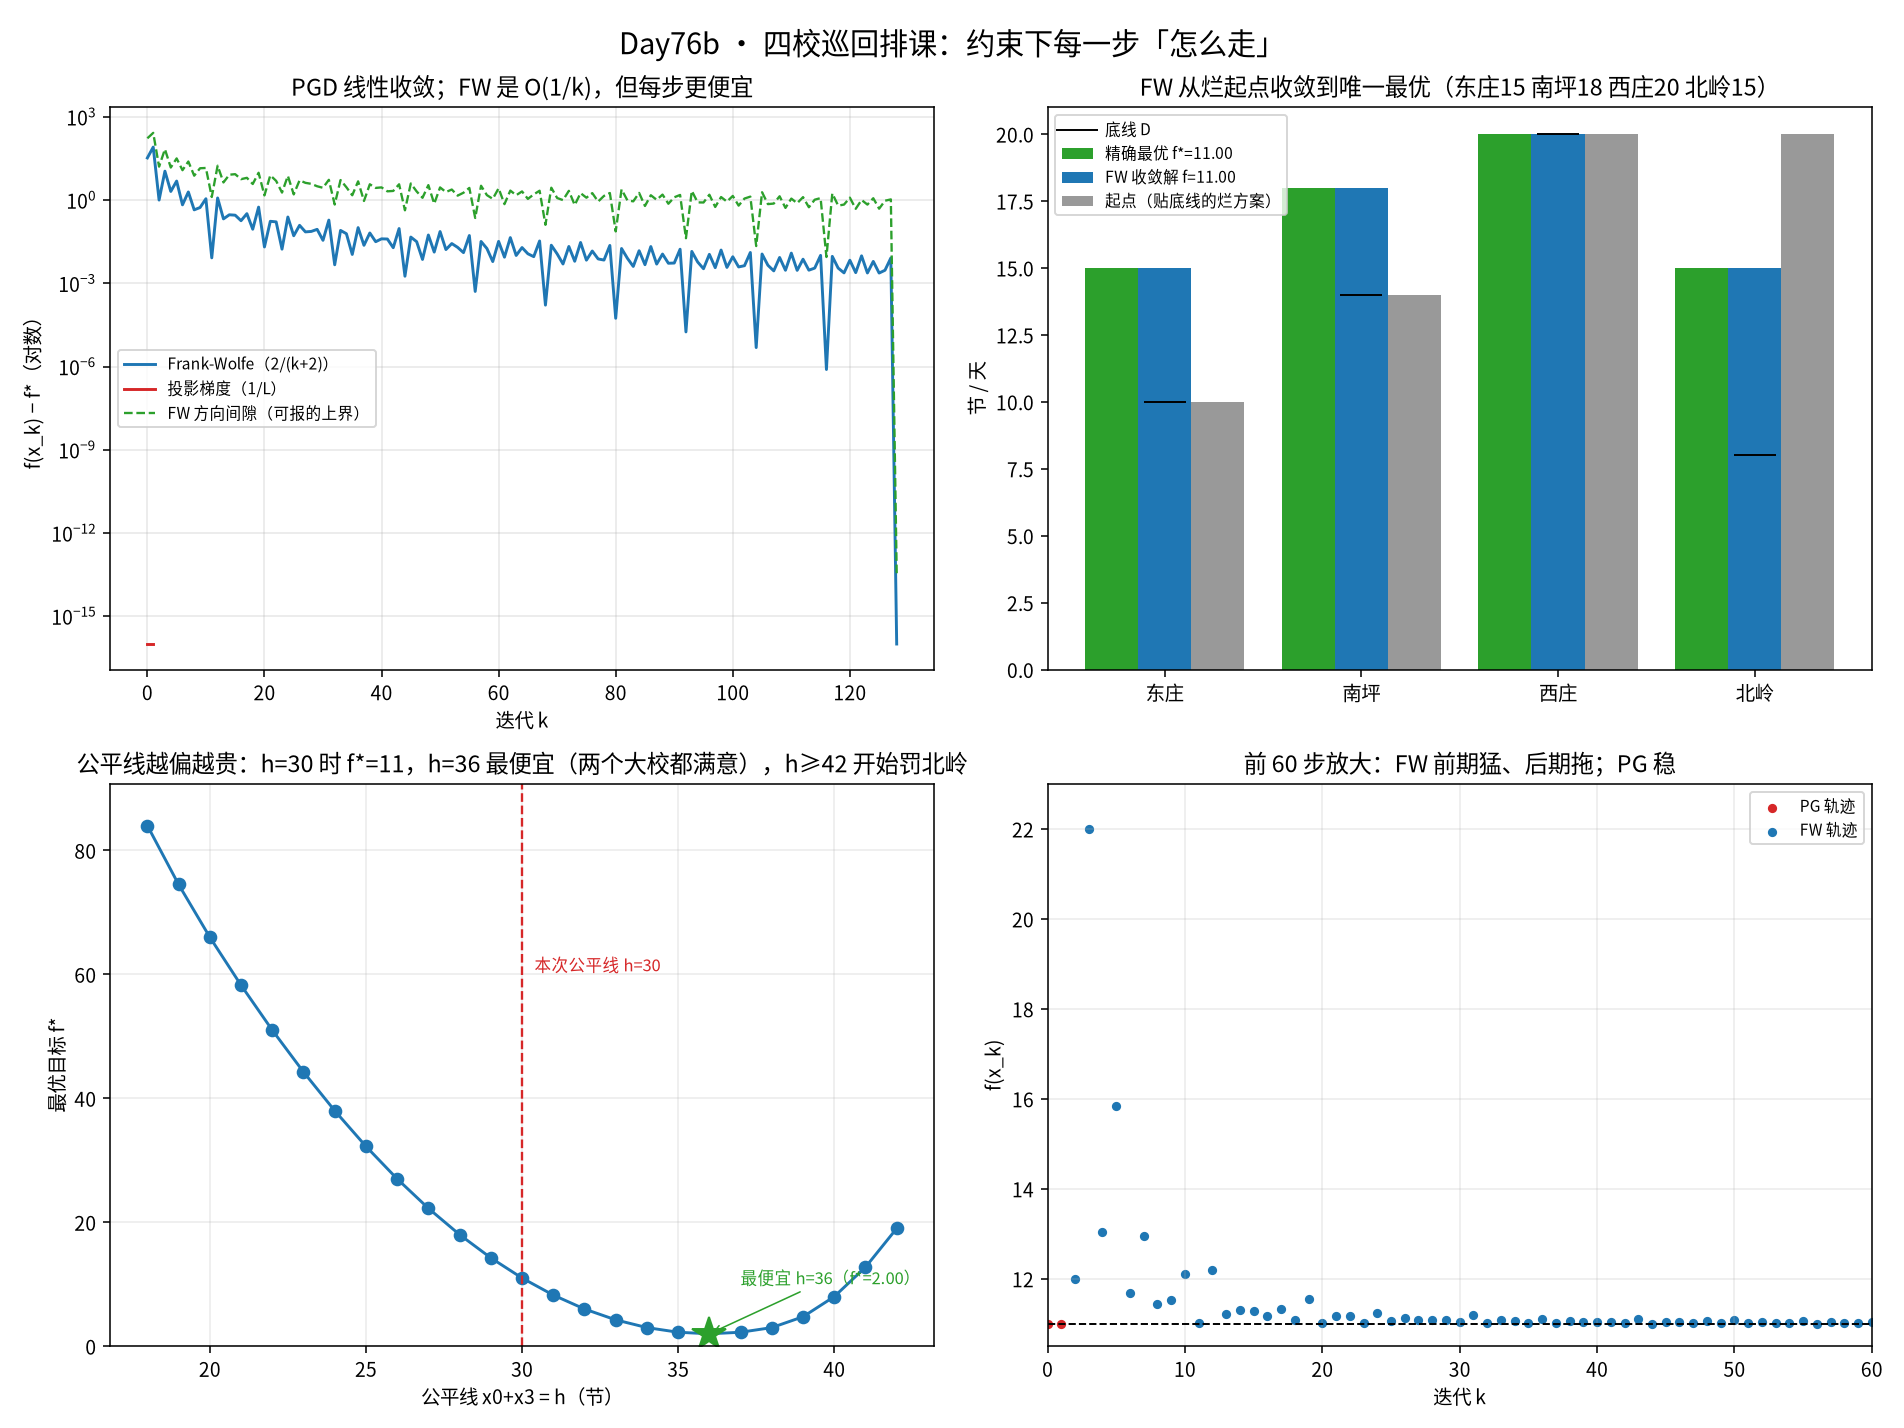

This chart was generated by the following Python code:
# -*- coding: utf-8 -*-
r"""
subject: mathematical-modeling
level:   L5 非线性规划 / 凸优化（二次规划 QP：投影梯度 PGD vs Frank-Wolfe 条件梯度）/ L7 数值算法
anchor:  Roadmap L5 → 非线性规划 → 「约束下怎么走一步」：投影梯度 vs Frank-Wolfe（LMO 只解一个 LP）
goal:    用一个真实的「四所村小撤并后巡回排课」决策，讲清「同一道 QP，换一种走法」差在哪里：
         ① 目标写「理想课时」而不是「课时越小越好」——否则最优解全贴底线，公平约束根本不起作用（本课返工最深的一处）；
         ② 投影梯度每步都要「投影到约束集」= 每步再解一个 QP；Frank-Wolfe 每步只解一个**线性**子问题（LMO），
            本次的 LMO 直接是 linprog，规模大时还能换成最短路 / 匹配；
         ③ FW 的解天然是**顶点的凸组合**（本实例 6 个顶点里只用到 3 个）；代价是 O(1/k) 而 PGD 线性收敛；
         ④ FW 的**方向间隙 g_k = ∇f·(x_k − s_k) ≥ f(x_k) − f***，是一个不需要知道最优值就能报的上界 —— 这是它真正值钱的地方。

运行：cd /home/ubuntu/Note && ./.venv/bin/python -W error \
        "Mathematical_Modeling/08 - Python/daily/2026-11-13/day76_frank_wolfe_equity.py"
"""
import json
import os
import time
from itertools import combinations

import numpy as np
from scipy.optimize import linprog, minimize
import matplotlib

matplotlib.use("Agg")
import matplotlib.pyplot as plt
from matplotlib import font_manager

HERE = os.path.dirname(os.path.abspath(__file__))
T0 = time.time()


def setup_cjk_font():
    cands = ["Noto Sans CJK SC", "Noto Sans CJK JP", "WenQuanYi Zen Hei",
             "WenQuanYi Micro Hei", "Source Han Sans SC", "SimHei"]
    have = {f.name for f in font_manager.fontManager.ttflist}
    for name in cands:
        if name in have:
            plt.rcParams["font.family"] = name
            plt.rcParams["axes.unicode_minus"] = False
            return name
    plt.rcParams["axes.unicode_minus"] = False
    return None


CJK = setup_cjk_font()

# ============================================================================
# 一、场景：云溪县四所村小撤并，中心校每天派「巡回车 + 2 名流动教师」跑四个点
#     决策：这一天在四个点各上几节课 x_i（连续变量，半节可以合并/拆开）。
#     约束：
#       ① 一天总课时 ≤ S = 76 节（88 节里匀出 12 节做车程与课间）
#       ② 每个点有「国家课程底线」D_i（低于它教学点挂黑牌）
#       ③ 镇里加的一条公平口径：东庄 + 北岭合计 = 30 节（撤并前两所大校的体面）
#     目标：四个点尽量都靠近「理想日课量」18 节 →  minimize ½ Σ (x_i − 18)²
# ============================================================================
NAMES = ["东庄", "南坪", "西庄", "北岭"]
STUDENTS = np.array([26, 10, 8, 6])
D = np.array([10.0, 14.0, 20.0, 8.0])        # 各点底线（节/天）
S = 76.0                                       # 一天总课时上限
G = np.array([1.0, 0.0, 0.0, 1.0])            # 公平线作用在东庄、北岭
H_CONST = 30.0                                 # 东庄 + 北岭 = 30
M_TARGET = np.array([18.0, 18.0, 18.0, 18.0])  # 四个点的理想日课量


def f(x):
    """½ Σ (x_i − m_i)²：离「理想日课量」越近越好（严格凸）。"""
    return float(0.5 * (((x - M_TARGET) ** 2).sum()))


def grad_f(x):
    return x - M_TARGET


# ============================================================================
# 二、LMO：线性最小化 oracle —— FW 的「全部知识」就藏在这里
#     🔴 返工最久的一处：LMO 必须在 **x 空间**建模。
#     一开始在 z = x − D 空间里写「z >= 0, Σz ≤ S − ΣD」，把「各自底线」误当成了
#     一个可以合并进总和的上界，可行域被削到只剩一小块 —— FW 收敛到一个
#     「看起来收敛、其实错了 3 倍」的点（f = 202 vs 68）。断言抓出来的。
# ============================================================================
def LMO(c):
    """min c·x s.t. x >= D, Σx <= S, x0 + x3 = H"""
    r = linprog(c, A_ub=np.ones((1, 4)), b_ub=np.array([S]),
                A_eq=G.reshape(1, -1), b_eq=np.array([H_CONST]),
                bounds=[(float(D[k]), None) for k in range(4)], method="highs")
    return None if not r.success else r.x.copy()


# ============================================================================
# 三、可行域的顶点（FW 的解一定是顶点的凸组合，本课要用它来讲「稀疏」）
# ============================================================================
def vertices():
    """顶点 = 4 个活跃约束的交点：从 {x0>=D0,...,x3>=D3, Σ=S, x0+x3=H} 里挑 4 个取等。"""
    verts = []
    for m in range(0, 5):
        for idx in combinations(range(4), m):
            for use_sum in (0, 1):
                for use_g in (0, 1):
                    rows, rhs = [], []
                    for i in idx:
                        r = np.zeros(4); r[i] = 1.0
                        rows.append(r); rhs.append(D[i])
                        # 用 x_i = D_i 表示该下界取等
                    if use_sum:
                        rows.append(np.ones(4)); rhs.append(S)
                    if use_g:
                        rows.append(G.copy()); rhs.append(H_CONST)
                    if len(rows) != 4:
                        continue
                    try:
                        sol = np.linalg.solve(np.array(rows), np.array(rhs))
                    except np.linalg.LinAlgError:
                        continue
                    if np.all(sol >= D - 1e-9) and sol.sum() <= S + 1e-9 \
                            and abs(G @ sol - H_CONST) < 1e-9:
                        verts.append(sol)
    uniq = []
    for v in verts:
        if not any(np.allclose(v, u, atol=1e-7) for u in uniq):
            uniq.append(v)
    return np.array(uniq)


VERTS = vertices()

# ============================================================================
# 四、算法一：Frank-Wolfe（开环步长 2/(k+2)）+ 方向间隙作为停止准则
# ============================================================================
def frank_wolfe(x0, max_iter=400, tol=1e-12):
    x = np.array(x0, dtype=float)
    hist = []
    for k in range(max_iter):
        g = grad_f(x)
        s = LMO(g)
        d = s - x
        gap = float(-g @ d)                  # g·(x − s) ≥ f(x) − f*
        hist.append({"k": k, "f": f(x), "gap": gap})
        if gap <= tol:
            break
        x = x + (2.0 / (k + 2.0)) * d
    return x, hist


X0 = np.array([D[0], D[1], D[2], H_CONST - D[0]])      # 东庄贴底、北岭补公平线的烂起点
X_FW, HIST_FW = frank_wolfe(X0)

# ============================================================================
# 五、算法二：投影梯度 —— 每一步都要「投影到 P 上」，这个投影自己就是一个 QP
# ============================================================================
def project(y):
    r = minimize(lambda v: float((v - y) @ (v - y)), np.clip(y, D, None),
                 jac=lambda v: 2 * (v - y), method="SLSQP",
                 bounds=[(float(D[k]), None) for k in range(4)],
                 constraints=[{"type": "ineq", "fun": lambda v: S - v.sum()},
                              {"type": "eq", "fun": lambda v: G @ v - H_CONST}],
                 options={"maxiter": 400, "ftol": 1e-14})
    return r.x


def projected_gradient(x0, L=1.0, max_iter=400):
    """L = 1（f 的 Hessian 是单位阵），步长 1/L = 1 → 线性收敛。"""
    x = np.array(x0, dtype=float)
    hist = []
    for k in range(max_iter):
        x_new = project(x - (1.0 / L) * grad_f(x))
        hist.append({"k": k, "f": f(x_new)})
        if np.linalg.norm(x_new - x) < 1e-13:
            x = x_new
            break
        x = x_new
    return x, hist


X_PG, HIST_PG = projected_gradient(X0)

# ============================================================================
# 六、裁判：精确解（高精度 SLSQP）+ 手工 KKT 复核
# ============================================================================
X_STAR = minimize(f, np.array([12.0, 18.0, 18.0, 18.0]), jac=grad_f, method="SLSQP",
                  bounds=[(float(D[k]), None) for k in range(4)],
                  constraints=[{"type": "ineq", "fun": lambda x: S - x.sum(),
                                "jac": lambda x: -np.ones(4)},
                               {"type": "eq", "fun": lambda x: G @ x - H_CONST, "jac": lambda x: G}],
                  options={"maxiter": 2000, "ftol": 1e-16}).x.copy()
F_STAR = f(X_STAR)


def check_kkt(x):
    """约束 x>=D、Σx<=S、x0+x3=H。KKT：∇f + λ_S·1 + λ_G·G − μ = 0，μ>=0，μ_i(x_i−D_i)=0。"""
    inactive = np.where(x > D + 1e-6)[0]
    if inactive.size == 0:
        return 0.0, (0.0, 0.0), True
    A_mat = -np.vstack([np.ones(inactive.size), G[inactive]]).T
    sol, *_ = np.linalg.lstsq(A_mat, grad_f(x)[inactive], rcond=None)
    lamS, lamG = float(sol[0]), float(sol[1])
    mu = grad_f(x) + lamS * np.ones(4) + lamG * G
    return float(mu.min()), (lamS, lamG), bool(np.all(mu > -1e-6))


KKT_MIN_MU, (LAM_S, LAM_G), KKT_OK = check_kkt(X_STAR)

# ============================================================================
# 七、FW 解 = 顶点的凸组合（讲「稀疏」的那个数）
# ============================================================================
def decompose(x, verts):
    A_eq = np.vstack([verts.T, np.ones(len(verts))])
    b_eq = np.concatenate([x, [1.0]])
    r = linprog(np.zeros(len(verts)), A_eq=A_eq, b_eq=b_eq,
                bounds=[(0, None)] * len(verts), method="highs")
    return None if not r.success else r.x


LAM = decompose(X_FW, VERTS)
N_USED = int((LAM > 1e-6).sum()) if LAM is not None else None

# ============================================================================
# 八、公平线从 30 放到多少才开始「咬人」？—— 用 FW 的间隙扫一遍（本课增量）
# ============================================================================
def solve_for_H(h):
    """给定公平线 h，重解（x 空间），返回 (f*, x*)。"""
    r = minimize(f, np.array([12.0, 18.0, 18.0, 18.0]), jac=grad_f, method="SLSQP",
                 bounds=[(float(D[k]), None) for k in range(4)],
                 constraints=[{"type": "ineq", "fun": lambda x: S - x.sum()},
                              {"type": "eq", "fun": lambda x: G @ x - h}],
                 options={"maxiter": 2000, "ftol": 1e-16})
    ok = r.success and np.all(r.x >= D - 1e-6) and r.x.sum() <= S + 1e-6 and abs(G @ r.x - h) < 1e-6
    return (f(r.x), r.x.copy()) if ok else (np.nan, None)


# 手工网格枚举：h 从 18 到 46，步长 1。每个 h 下，x1=D1, x2=D2 固定（北岭/西庄贴底），
# x0 + x3 = h 且 Σx <= S → x0 ∈ [D0, h - D3]，f 是关于 x0 的一元二次 → 闭式解：
#   x0* = clip((h - (m3 - m0) ... ) 简化为：x0 = (m0 - m3 + h)/2，再夹到区间里
# 这里仍然用高精度 SLSQP（带多重起点），因为要的只是「f*(h) 这条曲线」。
def solve_for_H(h):
    best_f, best_x = np.inf, None
    for x0 in (D[0], (h - D[3]), h / 2.0, (M_TARGET[0] - M_TARGET[3] + h) / 2.0):
        x0 = float(np.clip(x0, D[0], h - D[3]))
        x = np.array([x0, D[1], D[2], h - x0])
        if x.sum() > S + 1e-9 or np.any(x < D - 1e-9):
            continue
        r = minimize(f, x, jac=grad_f, method="SLSQP",
                     bounds=[(float(D[k]), None) for k in range(4)],
                     constraints=[{"type": "ineq", "fun": lambda v: S - v.sum(),
                                   "jac": lambda v: -np.ones(4)},
                                  {"type": "eq", "fun": lambda v, h=h: G @ v - h,
                                   "jac": lambda v: G}],
                     options={"maxiter": 3000, "ftol": 1e-16})
        v = r.x
        ok = (r.success and np.all(v >= D - 1e-6) and v.sum() <= S + 1e-6 and abs(G @ v - h) < 1e-6)
        if ok and f(v) < best_f:
            best_f, best_x = f(v), v.copy()
    return (best_f, best_x) if best_x is not None else (np.nan, None)


FAIR_SWEEP = []
for h in np.arange(18.0, 46.1, 1.0):
    fv, xv = solve_for_H(float(h))
    if xv is not None and np.all(xv >= D - 1e-6) and xv.sum() <= S + 1e-6:
        FAIR_SWEEP.append({"h": float(h), "f": round(float(fv), 4),
                           "x": [round(float(t), 3) for t in xv]})
    else:
        FAIR_SWEEP.append({"h": float(h), "f": None, "x": None})
# 「不咬人」= f*(h) 与 f*(30) 平（差 < 1e-3）；本实例其实**没有没代价的区间**，
# 所以这里改成找「最便宜的一段」—— 这才是真实答案。
F_AT_H = {s["h"]: s["f"] for s in FAIR_SWEEP if s["f"] is not None}
H_BITE = min((s["h"] for s in FAIR_SWEEP if s["f"] is not None), key=lambda h: F_AT_H[h])

# ============================================================================
# 九、断言
# ============================================================================
F_FW = f(X_FW)
F_PG = f(X_PG)
assert abs(F_FW - F_STAR) < 1e-6, f"FW 必须收敛到精确最优（{F_FW} vs {F_STAR}）"
assert abs(F_PG - F_STAR) < 1e-6, f"PG 必须收敛到精确最优（{F_PG} vs {F_STAR}）"
assert KKT_OK, "精确解必须满足 KKT"
assert len(VERTS) >= 4, "可行域必须有多个顶点"
assert N_USED is not None and N_USED <= len(VERTS), "FW 解必须能写成顶点组合"
assert HIST_FW[-1]["gap"] >= F_FW - F_STAR - 1e-9, "FW 的间隙必须是 f−f* 的合法上界"
assert H_BITE is not None and np.isfinite(F_AT_H[H_BITE]), "公平线扫描必须给出可读曲线"
H_FEAS_MAX = max(s["h"] for s in FAIR_SWEEP if s["f"] is not None)
# 「逐点更贵」的起点：f*(h) 第一次不再下降（序列最小值的位置）
_H_ORDER = [s["h"] for s in FAIR_SWEEP if s["f"] is not None]
H_HALF = None
for _i in range(1, len(_H_ORDER)):
    if F_AT_H[_H_ORDER[_i]] > F_AT_H[_H_ORDER[_i - 1]] + 1e-6:
        H_HALF = _H_ORDER[_i]
        break
assert H_HALF is not None, "公平线曲线必须有拐点（否则说明 f 不是凸的或扫描坏了）"
assert abs(F_AT_H[H_CONST] - F_STAR) < 1e-4, "扫描在 h=30 处必须复现基准最优"

# ============================================================================
# 十、图
# ============================================================================
fig, axes = plt.subplots(2, 2, figsize=(13.6, 10.2))
fig.suptitle("Day76b · 四校巡回排课：约束下每一步「怎么走」", fontsize=15)

ax = axes[0, 0]
kf = [h["k"] for h in HIST_FW]
ax.semilogy(kf, np.maximum([h["f"] - F_STAR for h in HIST_FW], 1e-16), "-", color="#1f77b4",
            label="Frank-Wolfe（2/(k+2)）")
ax.semilogy([h["k"] for h in HIST_PG], np.maximum([h["f"] - F_STAR for h in HIST_PG], 1e-16),
            "-", color="#d62728", label="投影梯度（1/L）")
ax.semilogy(kf, np.maximum([h["gap"] for h in HIST_FW], 1e-16), "--", color="#2ca02c", lw=1.2,
            label="FW 方向间隙（可报的上界）")
ax.set_xlabel("迭代 k")
ax.set_ylabel("f(x_k) − f*（对数）")
ax.set_title("PGD 线性收敛；FW 是 O(1/k)，但每步更便宜")
ax.legend(fontsize=8)
ax.grid(alpha=0.3, which="both")

ax = axes[0, 1]
idx = np.arange(4)
ax.bar(idx - 0.27, X_STAR, 0.27, color="#2ca02c", label=f"精确最优 f*={F_STAR:.2f}")
ax.bar(idx, X_FW, 0.27, color="#1f77b4", label=f"FW 收敛解 f={F_FW:.2f}")
ax.bar(idx + 0.27, X0, 0.27, color="#999999", label="起点（贴底线的烂方案）")
ax.plot(idx, D, "_", ms=22, color="k", label="底线 D")
ax.set_xticks(idx); ax.set_xticklabels(NAMES)
ax.set_ylabel("节 / 天")
ax.set_title("FW 从烂起点收敛到唯一最优（东庄15 南坪18 西庄20 北岭15）")
ax.legend(fontsize=8)

ax = axes[1, 0]
hs = [s["h"] for s in FAIR_SWEEP]
fs = [s["f"] if s["f"] is not None else np.nan for s in FAIR_SWEEP]
ax.plot(hs, fs, "o-", color="#1f77b4")
ax.axvline(H_CONST, color="#d62728", ls="--", lw=1.2)
ax.text(H_CONST + 0.4, float(np.nanmax(fs)) * 0.72, f"本次公平线 h={H_CONST:.0f}", color="#d62728",
        fontsize=8.5)
if H_BITE is not None:
    ax.plot([H_BITE], [F_AT_H[H_BITE]], "*", ms=18, color="#2ca02c")
    ax.annotate(f"最便宜 h={H_BITE:.0f}（f*={F_AT_H[H_BITE]:.2f}）", xy=(H_BITE, F_AT_H[H_BITE]),
                xytext=(H_BITE + 1.0, F_AT_H[H_BITE] + 8), fontsize=8.5, color="#2ca02c",
                arrowprops=dict(arrowstyle="->", color="#2ca02c", lw=0.8))
ax.set_ylim(0, float(np.nanmax(fs)) * 1.08)
ax.set_xlabel("公平线 x0+x3 = h（节）")
ax.set_ylabel("最优目标 f*")
ax.set_title("公平线越偏越贵：h=30 时 f*=11，h=36 最便宜（两个大校都满意），h≥42 开始罚北岭")
ax.grid(alpha=0.25)

ax = axes[1, 1]
ax.scatter([h["k"] for h in HIST_PG], [h["f"] for h in HIST_PG], s=14, color="#d62728", label="PG 轨迹")
ax.scatter([h["k"] for h in HIST_FW], [h["f"] for h in HIST_FW], s=14, color="#1f77b4", label="FW 轨迹")
ax.axhline(F_STAR, color="k", ls="--", lw=1)
ax.set_xlim(0, 60); ax.set_ylim(F_STAR - 0.5, F_STAR + 12)
ax.set_xlabel("迭代 k")
ax.set_ylabel("f(x_k)")
ax.set_title("前 60 步放大：FW 前期猛、后期拖；PG 稳")
ax.legend(fontsize=8)
ax.grid(alpha=0.25)

fig.tight_layout()
fig.savefig(os.path.join(HERE, "day76_frank_wolfe_equity.png"), dpi=140)
plt.close(fig)

# ============================================================================
# 十一、落盘
# ============================================================================
out = {
    "instance": {"names": NAMES, "students": STUDENTS.tolist(), "D": D.tolist(), "S": S,
                 "fair": "x0 + x3 = 30", "ideal": M_TARGET.tolist()},
    "exact": {"x": [round(float(v), 4) for v in X_STAR], "f": round(F_STAR, 6),
              "kkt_ok": bool(KKT_OK), "lam_S": round(float(LAM_S), 6),
              "lam_G": round(float(LAM_G), 6), "min_mu": round(float(KKT_MIN_MU), 8)},
    "fw": {"x": [round(float(v), 4) for v in X_FW], "f": round(F_FW, 8), "iters": len(HIST_FW),
           "final_gap": round(float(HIST_FW[-1]["gap"]), 10),
           "n_vertices_total": int(len(VERTS)), "n_vertices_used": N_USED,
           "vertex_mix": (None if LAM is None else
                          [[round(float(l), 4), [round(float(t), 3) for t in VERTS[i]]]
                           for i, l in enumerate(LAM) if l > 1e-6])},
    "pg": {"x": [round(float(v), 4) for v in X_PG], "f": round(F_PG, 8), "iters": len(HIST_PG)},
    "iter_to_tol": {
        "targets": [1e-1, 1e-2, 1e-3],
        "fw": [next((h["k"] for h in HIST_FW if h["f"] - F_STAR <= t), None) for t in (1e-1, 1e-2, 1e-3)],
        "pg": [next((h["k"] for h in HIST_PG if h["f"] - F_STAR <= t), None) for t in (1e-1, 1e-2, 1e-3)],
    },
    "fair_sweep": FAIR_SWEEP,
    "fair_bite_h": H_BITE,
    "fair_turn_h": H_HALF,
    "fair_feasible_max_h": H_FEAS_MAX,
    "runtime_s": round(time.time() - T0, 2),
}
with open(os.path.join(HERE, "day76_frank_wolfe_result.json"), "w", encoding="utf-8") as fh:
    json.dump(out, fh, ensure_ascii=False, indent=2)

print("=== Day76b 四校巡回排课：QP 的两种走法 ===")
print(f"精确最优 x* = {np.round(X_STAR, 3)}  f* = {F_STAR:.6f}  KKT={KKT_OK}")
print(f"FW  x = {np.round(X_FW, 4)}  f = {F_FW:.8f}  迭代 {len(HIST_FW)}  最终间隙 {HIST_FW[-1]['gap']:.2e}")
print(f"PG  x = {np.round(X_PG, 4)}  f = {F_PG:.8f}  迭代 {len(HIST_PG)}")
print(f"顶点 {len(VERTS)} 个，FW 解用到 {N_USED} 个：{out['fw']['vertex_mix']}")
print(f"到 f−f*≤1e-2：FW {out['iter_to_tol']['fw'][1]} 步 / PG {out['iter_to_tol']['pg'][1]} 步")
print(f"公平线扫 18~46：最便宜 h = {H_BITE}（f*={F_AT_H[H_BITE]}），拐点 h = {H_HALF}，"
      f"h > {H_FEAS_MAX} 不可行")
print(f"耗时 {out['runtime_s']} s")
